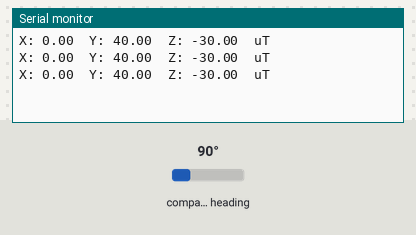
The sketch below on a simulated Arduino Uno, built with avr-gcc and run on an emulated ATmega328P. Parts: the last lines printed to the serial monitor. The test bench sets the inputs (shaded band); at power-on: compass heading 90°.

Above: at 1.3 s.
1.4 s: compass heading set to 7°
At 1.9 s:
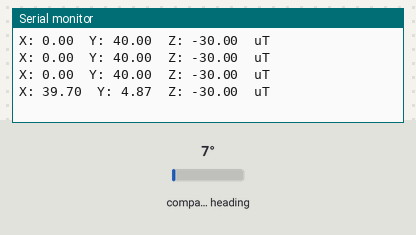
2.9 s: compass heading set to 180°
At 3.4 s:
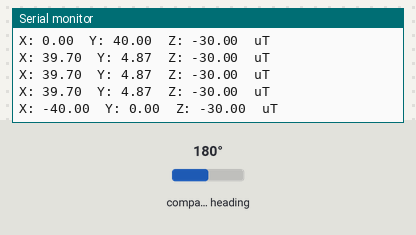
Timing chart, 0 to 5.9 s (numbered marks = the images above; inputs shaded):
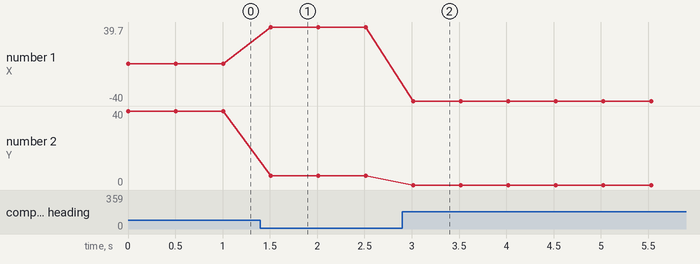

The sketch:

Arduino_HMC_5883L.ino
```cpp
#include <Wire.h>
#include <Adafruit_Sensor.h>
#include <Adafruit_HMC5883_U.h>
Adafruit_HMC5883_Unified mag = Adafruit_HMC5883_Unified(12345);
void setup(void)
{
  Serial.begin(9600);
  if(!mag.begin())
  {
    pinMode(10,OUTPUT);
    pinMode(11,OUTPUT);
    pinMode(12,OUTPUT);
  }
}

void loop(void)
{
  sensors_event_t event;
  mag.getEvent(&event);
  Serial.print("X: "); Serial.print(event.magnetic.x); Serial.print("  ");
  Serial.print("Y: "); Serial.print(event.magnetic.y); Serial.print("  ");
  Serial.print("Z: "); Serial.print(event.magnetic.z); Serial.print("  ");Serial.println("uT");
  float heading = atan2(event.magnetic.y, event.magnetic.x);


  delay(500);
  float y = event.magnetic.y ;
  float x = event.magnetic.x ;
  float z = event.magnetic.z ;
  if(y>10) {
    digitalWrite(12,HIGH);
  }
  else {
    digitalWrite(12 ,LOW);
  }
  if(x>30) {
    digitalWrite(10,HIGH);
  }
  else{
    digitalWrite(10,LOW);
  }
  if (y<-20) {
    digitalWrite(11 ,HIGH);
  }
  else {
    digitalWrite(11 ,LOW);
  }
}
```

Measured:
- after the input at 1.4 s, the serial monitor: prints a new line after 0.11 s (image 1)
- after the input at 2.9 s, the serial monitor: prints a new line after 0.12 s (image 2)
- plotted number 1: 0 → 39.7 after the input at 1.4 s, 39.7 → -40 after the input at 2.9 s
- plotted number 2: 40 → 4.87 after the input at 1.4 s
